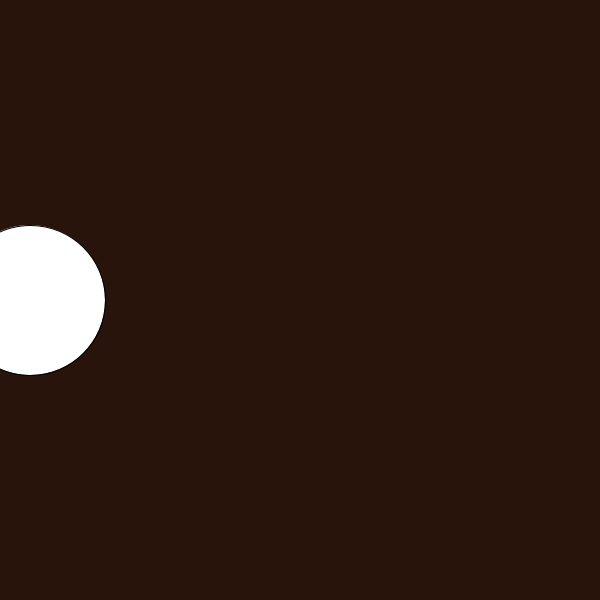
Frame 1 (no input)
Frame 60 (the mouse pressed at the canvas centre just before this capture): identical to frame 1, image omitted
Frame 120 (the mouse held since frame 60 and released just before this capture): identical to frame 1, image omitted

The Processing sketch that drew this single still picture (run headless with seeded random() and noise(); from frame 60 on, the mouse is pressed at the canvas centre):

// Processing sketch: processing_184369
// ── processing_184369.pde

void setup(){
  size(600,600);
}
void draw() 

{
  
  if (mouseY>300) {
    background(250, 250, 250);
  }
  else
  {
    background(40, 20, 10 );
  }
  ellipse(30, 300, 150, 150);
}
